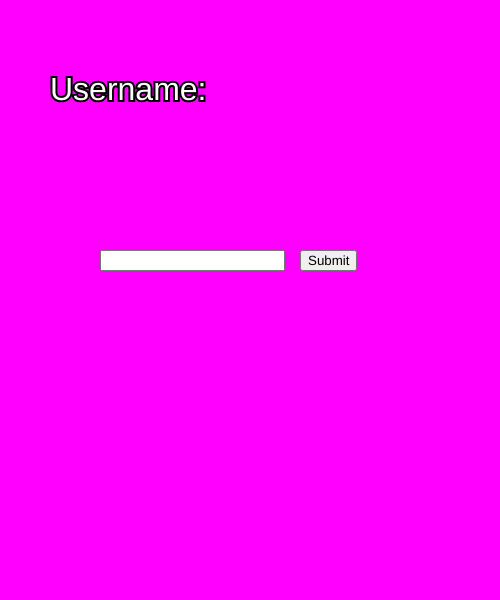
Frame 1 (no input)
Frame 60 (no input): identical to frame 1, image omitted
Frame 120 (the mouse pressed at the canvas centre since frame 60): identical to frame 1, image omitted

The p5.js sketch that drew this single still picture (run headless with seeded random() and noise() and a simulated clock; from frame 60 on, the mouse is pressed at the canvas centre):

// p5.js sketch
// ── sketch.js
let button;
let input;
let feedback; 
const correctPassword = "Andeif";


function setup() {
  createCanvas(500, 600);
  

  input = createInput('');
  input.position(100, 250);

  button = createButton('Submit');
  button.position(300, 250);
  
  
  button.mousePressed(checkPassword);
}

function draw() {
  
  background(255, 0, 255); 

  textSize(32);
  fill(255);
  stroke(0);
  strokeWeight(4);
  text('Username:', 50, 100);

  fill (255,255);
  text(feedback, 20, 300);
  

}

function checkPassword() {
  let msg = input.value();
  
  if (msg === correctPassword) {
    feedback = " That is correct!";
  } else {
    feedback = "Try again.";
    feedback.position(200,300);
  }
  
}
